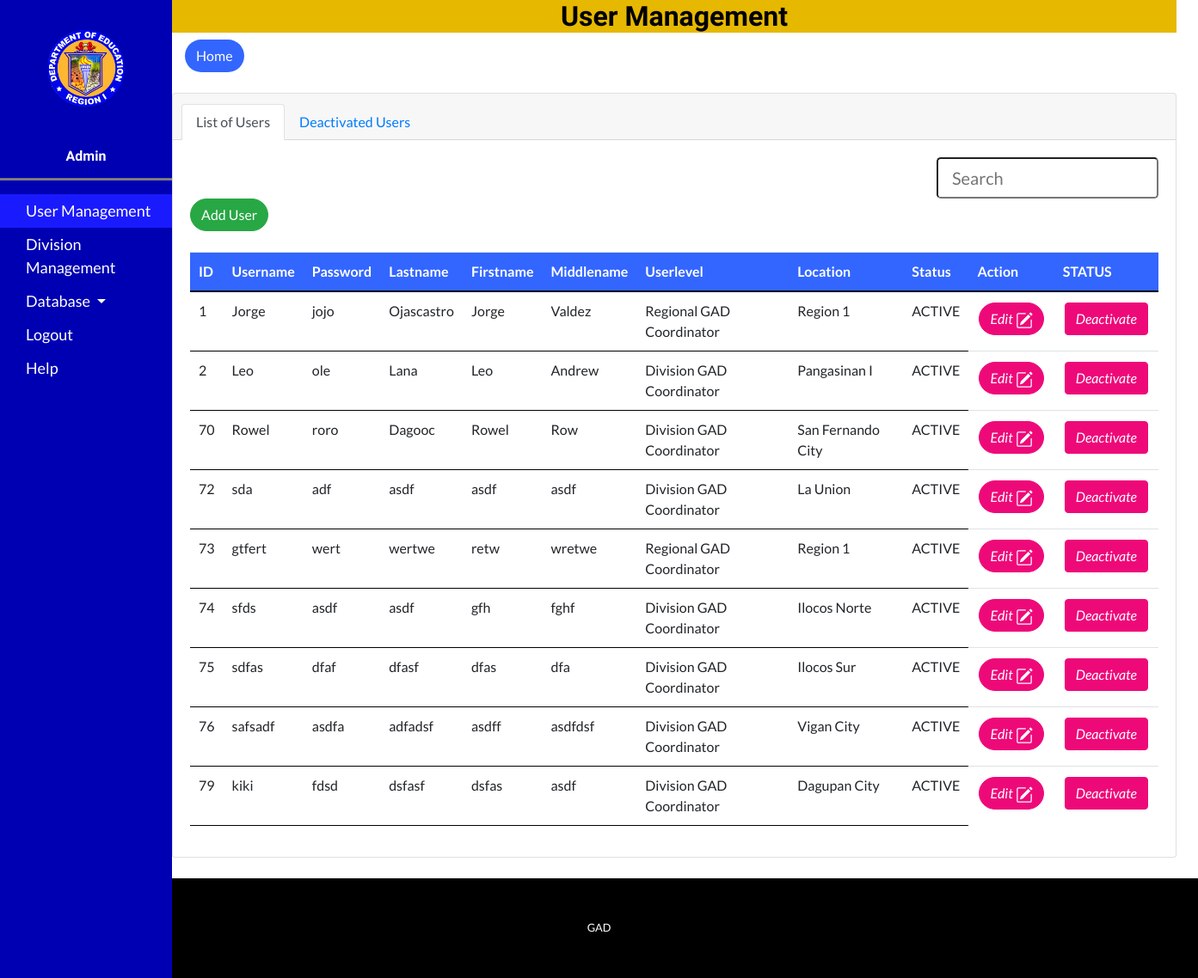
Before: /Admin/user.php (signed in) with the older database file.
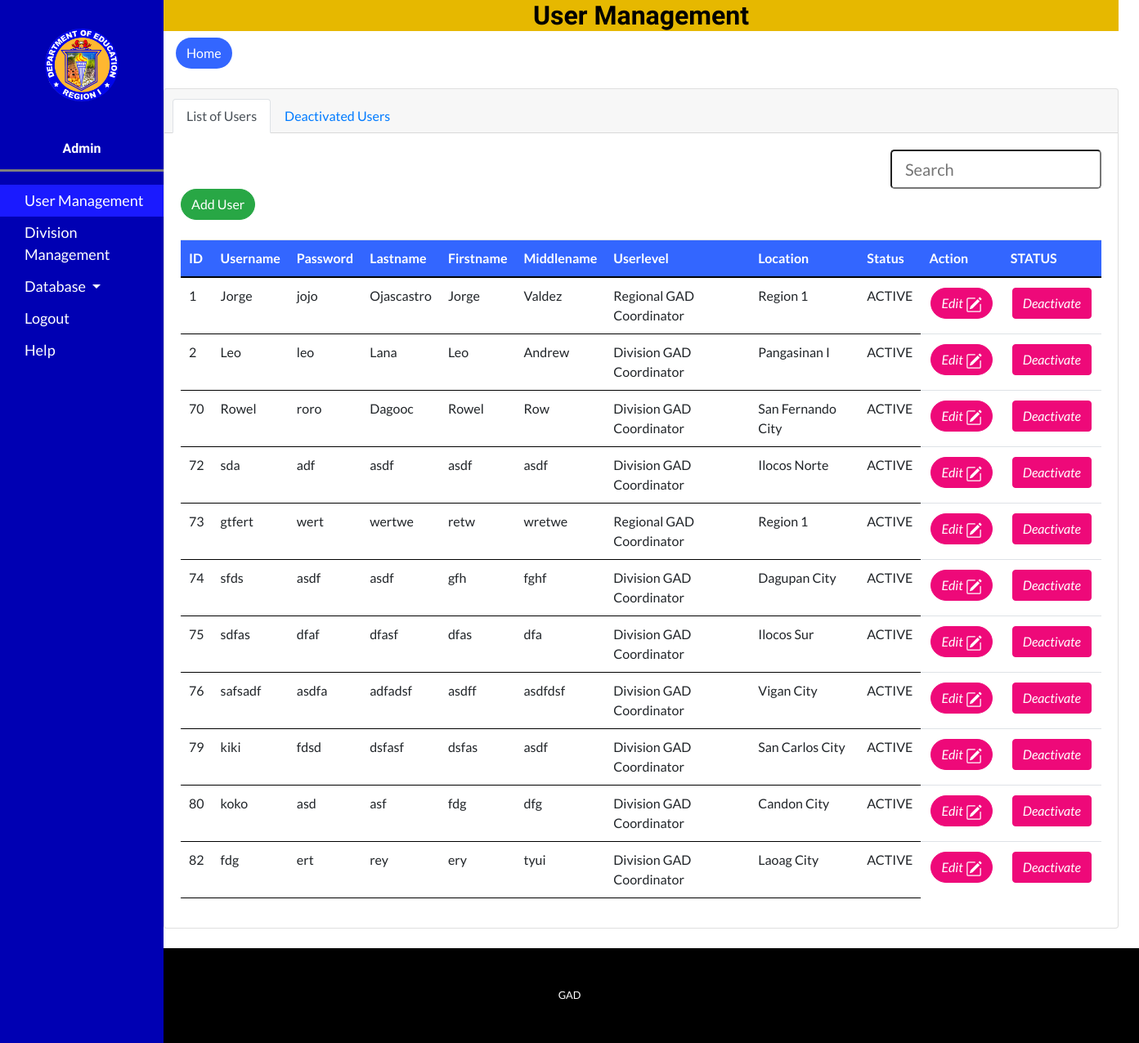
After: the same page with the newer database file.
### tables this page shows
CREATE TABLE `caps` (
  `id` int(255) NOT NULL AUTO_INCREMENT,
  `username` varchar(255) DEFAULT NULL,
  `password` varchar(255) DEFAULT NULL,
  `lastname` varchar(255) DEFAULT '',
  `firstname` varchar(255) DEFAULT NULL,
  `middlename` varchar(255) DEFAULT NULL,
  `userlevel` varchar(255) DEFAULT '',
  `location` varchar(255) DEFAULT NULL,
  `status` varchar(255) DEFAULT '',
  PRIMARY KEY (`id`)
);

### Admin/user.php (the view, shortened to what the changed rows need)
<!DOCTYPE html>
<html lang="en">
  <head>
    <link href="vendor/bootstrap/css/bootstrap.min.css" rel="stylesheet">
    <link href="css/one-page-wonder.min.css" rel="stylesheet">
  </head>
  <body>
<div class="container-fluid">
    <div class="row flex-nowrap">
        <div class="main">
<center><h2 style="color: black; background-color: #e6b800;">User Management</h2></center>
         <section><br>
        <div class="row">
        <div class="col">
         <div class="card" style="width: 73rem;">
         <div class="card-body">
              <br>
      <?php
        include("../connect.php");
        $sql="SELECT * FROM caps WHERE userlevel != 'Admin'";
        $result=mysqli_query($conn, $sql);
        echo "<table id='list' class='table table-hover'>";
          echo "<tr>";
            echo "<th style='padding: 10px; background-color: #3366ff; color: white; border-bottom: 2px solid black;'>ID</th>";
            echo "<th style='padding: 10px; background-color: #3366ff; color: white; border-bottom: 2px solid black;'>Username</th>";
            echo "<th style='padding: 10px; background-color: #3366ff; color: white; border-bottom: 2px solid black;'>Password</th>";
            echo "<th style='padding: 10px; background-color: #3366ff; color: white; border-bottom: 2px solid black;'>Lastname</th>";
            echo "<th style='padding: 10px; background-color: #3366ff; color: white; border-bottom: 2px solid black;'>Firstname</th>";
            echo "<th style='padding: 10px; background-color: #3366ff; color: white; border-bottom: 2px solid black;'>Middlename</th>";
            echo "<th style='padding: 10px; background-color: #3366ff; color: white; border-bottom: 2px solid black;'>Userlevel</th>";
            echo "<th style='padding: 10px; background-color: #3366ff; color: white; border-bottom: 2px solid black;'>Location</th>";
            echo "<th style='padding: 10px; background-color: #3366ff; color: white; border-bottom: 2px solid black;'>Status</th>";
            echo "<th style='padding: 10px; background-color: #3366ff; color: white; border-bottom: 2px solid black;'>Action</th>";
            echo "<th style='padding: 10px; background-color: #3366ff; color: white; border-bottom: 2px solid black;'>STATUS</th>";
          echo "</tr>";
          echo "<tbody id='usertable'>";
        if(mysqli_num_rows($result)>0){
          while($row=mysqli_fetch_assoc($result)){
            echo "<tr id=".$row['id'] .">";
              echo "<td style='padding: 10px;border-bottom: 1px solid black;' id='tid'>".$row['id']."</td>";
              echo "<td style='padding: 10px;border-bottom: 1px solid black;' id='tusername'>".$row['username']."</td>";
              echo "<td style='padding: 10px;border-bottom: 1px solid black;' id='tpassword'>".$row['password']."</td>";
              echo "<td style='padding: 10px;border-bottom: 1px solid black;' id='tlastname'>".$row['lastname']."</td>";
              echo "<td style='padding: 10px;border-bottom: 1px solid black;' id='tfirstname'>".$row['firstname']."</td>";
              echo "<td style='padding: 10px;border-bottom: 1px solid black;' id='tmiddlename'>".$row['middlename']."</td>";
              echo "<td style='padding: 10px;border-bottom: 1px solid black;' id='tuserlevel'>".$row['userlevel']."</td>";
              echo "<td style='padding: 10px;border-bottom: 1px solid black;' id='tlocation'>".$row['location']."</td>";
              echo "<td style='padding: 10px;border-bottom: 1px solid black;' id='tstatus'>".$row['status']."</td>";?>
              <td><button class="btn btn-primary rounded-pill edit_user"  value="<?php echo $row['id']; ?>">
                  <i class="bi bi-pencil-square">Edit</i>
                  </button>
            </td>
            <td><button class="btn btn-primary edit_status"  value="<?php echo $row['id']; ?>">
                  <i class="bi bi-pencil-square">
                    <?php
                      if ($row['status']=='ACTIVE'){
                        echo "Deactivate";
                      }else {
                        echo "Activate";
                      }
                    ?>
                  </i>
                  </button>
            </td>
              <?php
            echo "</tr>";
          }
        }
        echo "</tbody>";
        echo "</table";
      ?>
      </div>
      </div>
      </div>
      </div>
    </section>
   </div>
</div>
 </div>
    <br>
</body>
</html>

Changed rows visible on the page:
changed caps "Leo": password "ole" → "leo"
changed caps "sda": location "La Union" → "Ilocos Norte"
changed caps "sfds": location "Ilocos Norte" → "Dagupan City"
changed caps "kiki": location "Dagupan City" → "San Carlos City"
added caps: id "80", username "koko", password "asd", lastname "asf", firstname "fdg", middlename "dfg", userlevel "Division GAD Coordinator", location "Candon City", status "ACTIVE", shows "Deactivate"
added caps: id "82", username "fdg", password "ert", lastname "rey", firstname "ery", middlename "tyui", userlevel "Division GAD Coordinator", location "Laoag City", status "ACTIVE", shows "Deactivate"
